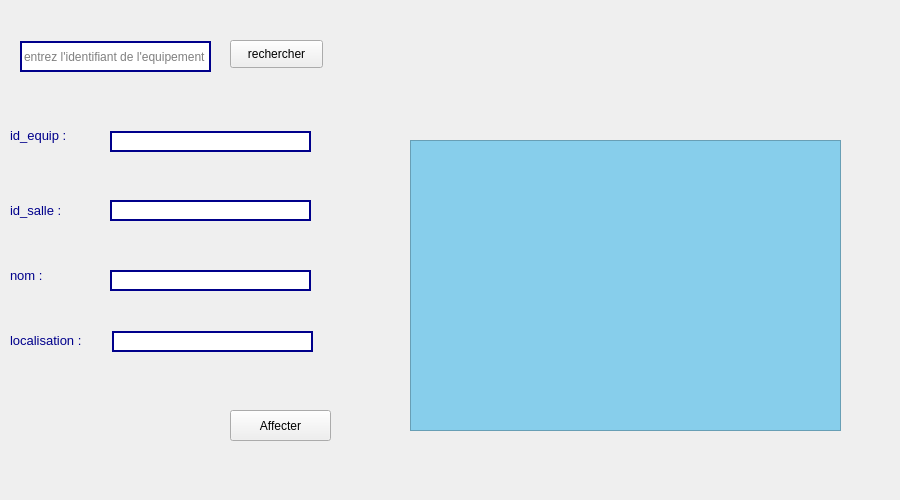
      <widget class="QWidget" name="tab_13">
       <attribute name="title">
        <string>Affecter equipement</string>
       </attribute>
       <widget class="QLabel" name="label_39">
        <property name="geometry">
         <rect>
          <x>-10</x>
          <y>0</y>
          <width>891</width>
          <height>491</height>
         </rect>
        </property>
        <property name="text">
         <string/>
        </property>
        <property name="pixmap">
         <pixmap>../../Desktop/2A/Projet_C++/blue-medical-science-background-vector-19610567.jpg</pixmap>
        </property>
       </widget>
       <widget class="QTableView" name="tableViewEqAffecter">
        <property name="geometry">
         <rect>
          <x>410</x>
          <y>140</y>
          <width>431</width>
          <height>291</height>
         </rect>
        </property>
        <property name="styleSheet">
         <string notr="true">background-color:skyblue;</string>
        </property>
       </widget>
       <widget class="QLineEdit" name="lineEditRechercher_affect">
        <property name="geometry">
         <rect>
          <x>20</x>
          <y>41</y>
          <width>191</width>
          <height>31</height>
         </rect>
        </property>
        <property name="styleSheet">
         <string notr="true">border-color:darkblue ;
border-style:solid;
border-width:2px;</string>
        </property>
        <property name="placeholderText">
         <string>entrez l'identifiant de l'equipement</string>
        </property>
       </widget>
       <widget class="QPushButton" name="pushButton_rechercher_affect">
        <property name="geometry">
         <rect>
          <x>230</x>
          <y>40</y>
          <width>93</width>
          <height>28</height>
         </rect>
        </property>
        <property name="text">
         <string>rechercher</string>
        </property>
       </widget>
       <widget class="QLabel" name="label_40">
        <property name="geometry">
         <rect>
          <x>10</x>
          <y>120</y>
          <width>91</width>
          <height>31</height>
         </rect>
        </property>
        <property name="font">
         <font>
          <pointsize>10</pointsize>
         </font>
        </property>
        <property name="styleSheet">
         <string notr="true">color:darkblue</string>
        </property>
        <property name="text">
         <string>id_equip :</string>
        </property>
       </widget>
       <widget class="QLabel" name="label_41">
        <property name="geometry">
         <rect>
          <x>10</x>
          <y>200</y>
          <width>81</width>
          <height>21</height>
         </rect>
        </property>
        <property name="font">
         <font>
          <pointsize>10</pointsize>
         </font>
        </property>
        <property name="styleSheet">
         <string notr="true">color:darkblue</string>
        </property>
        <property name="text">
         <string>id_salle :</string>
        </property>
       </widget>
       <widget class="QLabel" name="label_42">
        <property name="geometry">
         <rect>
          <x>10</x>
          <y>260</y>
          <width>81</width>
          <height>31</height>
         </rect>
        </property>
        <property name="font">
         <font>
          <pointsize>10</pointsize>
         </font>
        </property>
        <property name="styleSheet">
         <string notr="true">color:darkblue</string>
        </property>
        <property name="text">
         <string>nom :</string>
        </property>
       </widget>
       <widget class="QLabel" name="label_43">
        <property name="geometry">
         <rect>
          <x>10</x>
          <y>330</y>
          <width>91</width>
          <height>21</height>
         </rect>
        </property>
        <property name="font">
         <font>
          <pointsize>10</pointsize>
         </font>
        </property>
        <property name="styleSheet">
         <string notr="true">color:darkblue</string>
        </property>
        <property name="text">
         <string>localisation :</string>
        </property>
       </widget>
       <widget class="QLineEdit" name="lineEdit_id_eq_affect">
        <property name="geometry">
         <rect>
          <x>110</x>
          <y>131</y>
          <width>201</width>
          <height>21</height>
         </rect>
        </property>
        <property name="styleSheet">
         <string notr="true">border-color:darkblue ;
border-style:solid;
border-width:2px;</string>
        </property>
       </widget>
       <widget class="QLineEdit" name="lineEdit_id_salle_affect">
        <property name="geometry">
         <rect>
          <x>110</x>
          <y>200</y>
          <width>201</width>
          <height>21</height>
         </rect>
        </property>
        <property name="styleSheet">
         <string notr="true">border-color:darkblue ;
border-style:solid;
border-width:2px;</string>
        </property>
       </widget>
       <widget class="QLineEdit" name="lineEdit_nom_eq_affect">
        <property name="geometry">
         <rect>
          <x>110</x>
          <y>270</y>
          <width>201</width>
          <height>21</height>
         </rect>
        </property>
        <property name="styleSheet">
         <string notr="true">border-color:darkblue ;
border-style:solid;
border-width:2px;</string>
        </property>
       </widget>
       <widget class="QLineEdit" name="lineEdit_localisation_eq_affect">
        <property name="geometry">
         <rect>
          <x>112</x>
          <y>331</y>
          <width>201</width>
          <height>21</height>
         </rect>
        </property>
        <property name="styleSheet">
         <string notr="true">border-color:darkblue ;
border-style:solid;
border-width:2px;</string>
        </property>
       </widget>
       <widget class="QPushButton" name="pushButton_Affecter">
        <property name="geometry">
         <rect>
          <x>230</x>
          <y>410</y>
          <width>101</width>
          <height>31</height>
         </rect>
        </property>
        <property name="styleSheet">
         <string notr="true"/>
        </property>
        <property name="text">
         <string>Affecter</string>
        </property>
       </widget>
      </widget>
